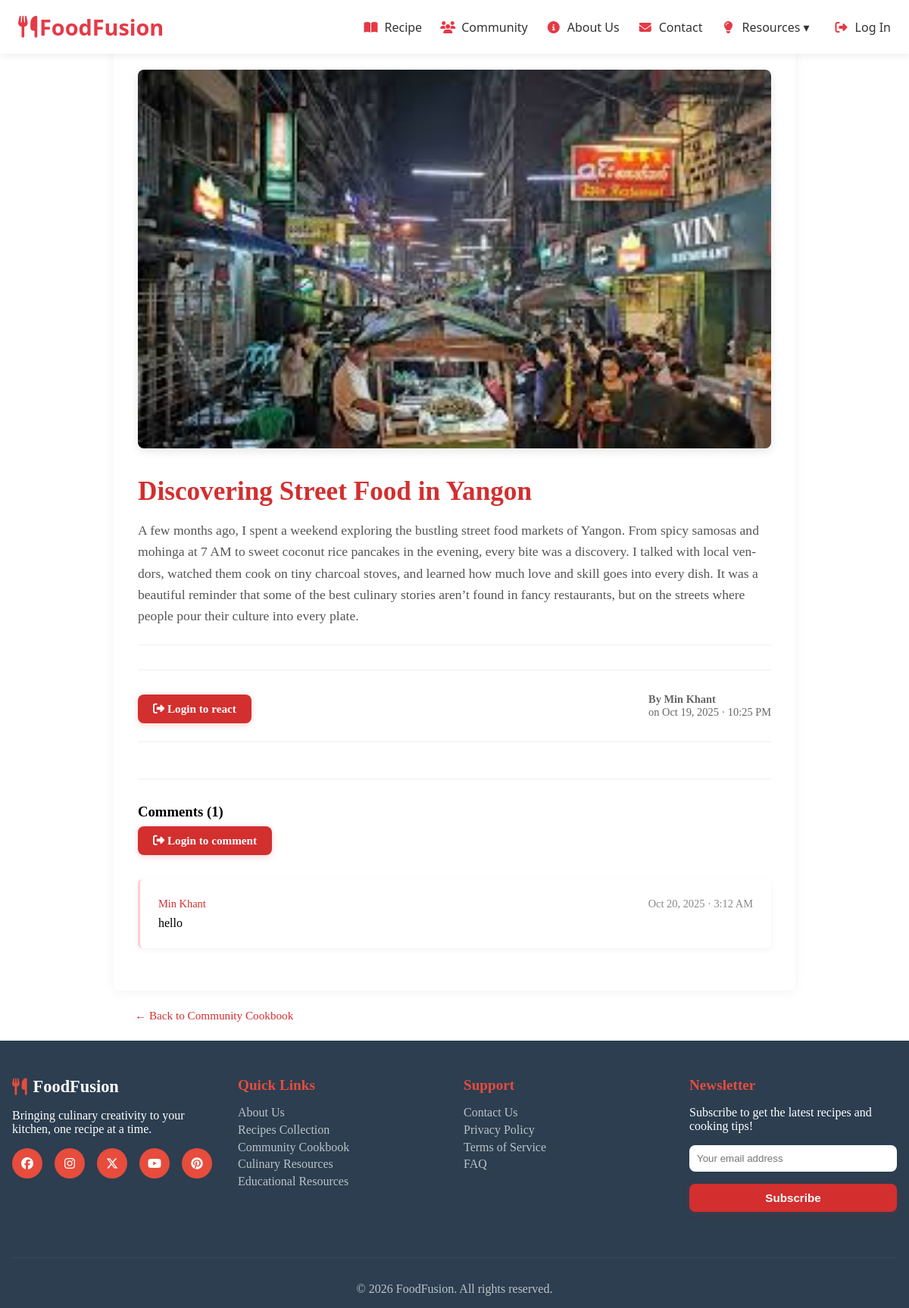
The app's page /each_post.php?post_id=8 with its own data.
### tables this page shows
CREATE TABLE `community_posts` (
  `id` int(11) NOT NULL,
  `user_id` int(11) NOT NULL,
  `title` varchar(150) NOT NULL,
  `description` text NOT NULL,
  `image_url` varchar(255) DEFAULT NULL,
  `created_at` timestamp NOT NULL DEFAULT current_timestamp()
);

CREATE TABLE `users` (
  `user_id` int(11) NOT NULL,
  `first_name` varchar(50) NOT NULL,
  `last_name` varchar(50) NOT NULL,
  `email` varchar(100) NOT NULL,
  `password` varchar(255) NOT NULL,
  `created_at` timestamp NOT NULL DEFAULT current_timestamp() ON UPDATE current_timestamp()
);

CREATE TABLE `comments` (
  `id` int(11) NOT NULL,
  `post_id` int(11) NOT NULL,
  `user_id` int(11) NOT NULL,
  `comment` text NOT NULL,
  `created_at` timestamp NOT NULL DEFAULT current_timestamp()
);

### each_post.php (the view, shortened to what this page needs)
<?php
include "./include/db_config.php";
$post_id = $_GET['post_id'] ?? 0;
try {
    $stmt = $conn->prepare("
        SELECT r.*,
               u.first_name,
               u.last_name,
               (SELECT COUNT(*) FROM likes WHERE post_id = r.id) AS like_count
        FROM community_posts r
        JOIN users u ON r.user_id = u.user_id
        WHERE r.id = ?
    ");
    $stmt->execute([$post_id]);
    $post = $stmt->fetch(PDO::FETCH_ASSOC);
    $is_liked = false;
    $comments = $conn->prepare("
        SELECT c.*, u.first_name, u.last_name, c.created_at
        FROM comments c
        JOIN users u ON c.user_id = u.user_id
        WHERE c.post_id = ?
        ORDER BY c.created_at DESC
    ");
    $comments->execute([$post_id]);
} catch (PDOException $e) {
    echo "Error loading post.";
    exit;
}
include './include/header.php';
?>
<section>
    <div class="post-details">
        <?php if ($post['image_url']): ?>
            <img src="<?= htmlspecialchars($post['image_url']) ?>" alt="Post Image" class="post-full-image">
        <?php endif; ?>
        <div class="post-full-content">
            <h1 class="post-full-title"><?= htmlspecialchars($post['title']) ?></h1>
            <p class="post-full-description"><?= htmlspecialchars($post['description']) ?></p>
            <div class="post-meta">
                <?php if ($user_id): ?>
                    <div class="post-actions">
                        <span>Show some love with a heart</span>
                        <button class="action-btn like-btn <?= $is_liked ? 'liked' : '' ?>" onclick="likePost(<?= $post_id ?>, this)">
                        <span class="icon">❤️</span> <span class="count"><?= $post['like_count'] ?></span>
                        </button>
                    </div>
                <?php else: ?>
                    <a href="login.php" class="btn btn-primary">
                        <i class="fas fa-sign-out-alt"></i> Login to react
                    </a>
                <?php endif; ?>
                <div>
                    <span class="post-author">By <?= htmlspecialchars($post['first_name'] . ' ' . $post['last_name']) ?></span>
                    <span> on <?= date("M j, Y · g:i A", strtotime($post['created_at'])) ?></span>
                </div>
            </div>
        </div>
        <div id="comments" class="comments-section">
            <h3>Comments (<?= $comments->rowCount() ?>)</h3>
            <?php if ($user_id): ?>
                <form class="comment-form" method="POST">
                    <label for="comment">Add a comment</label>
                    <textarea name="comment" id="comment" rows="3" required></textarea>
                    <button type="submit" class="btn btn-primary">Post Comment</button>
                </form>
            <?php else: ?>
                <a href="login.php" class="btn btn-primary">
                    <i class="fas fa-sign-out-alt"></i> Login to comment
                </a>
            <?php endif; ?>
            <div class="comment-list">
                <?php while ($comment = $comments->fetch(PDO::FETCH_ASSOC)): ?>
                    <div class="comment">
                        <div class="comment-header">
                            <span class="comment-author"><?= htmlspecialchars($comment['first_name'] . ' ' . $comment['last_name']) ?></span>
                            <span class="comment-date">
                                <?= date("M j, Y · g:i A", strtotime($comment['created_at'])) ?>
                            </span>
                        </div>
                        <p><?= htmlspecialchars($comment['comment']) ?></p>
                    </div>
                <?php endwhile; ?>
            </div>
        </div>
    </div>
    <div class="back-link-wrapper">
      <a href="community_cookbook.php" class="back-link">← Back to Community Cookbook</a>
    </div>
</section>
<?php include './include/footer.php'; ?>

### css/style.css (style rules this page uses)
* { margin: 0; padding: 0; box-sizing: border-box; }
body { padding-top: 60px; }
html { scroll-behavior: smooth; }
.btn { display: inline-block; padding: 0.75rem 1.5rem; font-size: 1rem; font-weight: 600; text-align: center; text-decoration: none; border-radius: 4px; cursor: pointer; transition: all 0.3s; border: none; }
.btn-primary { background-color: #d32f2f; color: white; }
.btn { display: inline-block; padding: 0.75rem 1.5rem; font-size: 1rem; font-weight: 600; text-align: center; text-decoration: none; border-radius: 4px; cursor: pointer; transition: all 0.3s; border: none; margin-top: 0.5rem; }
.btn { display: inline-block; padding: 0.8rem 1.8rem; border-radius: 6px; text-decoration: none; font-weight: 600; transition: all 0.3s ease; cursor: pointer; border: none; font-size: 1rem; }
.btn-primary { background-color: #d32f2f; color: white; box-shadow: 0 2px 8px rgba(211, 47, 47, 0.2); }
.post-details { max-width: 900px; margin: 0 auto; padding: 2rem; background: white; border-radius: 8px; box-shadow: 0 2px 15px rgba(0, 0, 0, 0.05); }
.post-full-image { width: 100%; max-height: 500px; object-fit: cover; border-radius: 8px; margin-bottom: 2rem; box-shadow: 0 4px 12px rgba(0, 0, 0, 0.1); }
.post-full-content { max-width: 100%; overflow-wrap: break-word; word-wrap: break-word; hyphens: auto; }
.post-full-title { font-size: 2.2rem; color: #d32f2f; margin-bottom: 1rem; line-height: 1.2; }
.post-full-description { font-size: 1.1rem; line-height: 1.6; color: #555; margin-bottom: 2rem; padding-bottom: 1.5rem; border-bottom: 1px solid #f0f0f0; white-space: pre-line; word-wrap: break-word; overflow-wrap: break-word; hyphens: auto; }
.post-meta { display: flex; justify-content: space-between; align-items: center; padding: 1.5rem 0; margin: 2rem 0; border-top: 1px solid #eee; border-bottom: 1px solid #eee; }
.post-meta span { display: flex; align-items: center; font-size: 0.9rem; color: #666; }
.post-author { color: #d32f2f; font-weight: bold; }
.comments-section { margin-top: 3rem; padding-top: 2rem; border-top: 1px solid #eee; }
.comment-list { margin-top: 2rem; }
.comment { padding: 1.5rem; margin-bottom: 1.5rem; background: white; border-radius: 6px; box-shadow: 0 2px 8px rgba(0, 0, 0, 0.05); border-left: 3px solid #ffcdd2; }
.comment-header { display: flex; justify-content: space-between; margin-bottom: 0.5rem; font-size: 0.9rem; }
.comment-author { font-weight: 500; color: #d32f2f; }
.comment-date { color: #888; }
.back-link-wrapper { max-width: 900px; margin: 0 auto; padding-left: 1rem; }
.back-link { display: inline-flex; align-items: center; gap: 0.4rem; margin: 1rem 0; padding: 0.5rem 0.75rem; font-weight: 500; font-size: 0.95rem; color: rgba(211, 47, 47, 1); text-decoration: none; border-radius: 4px; transition: background 0.3s ease, color 0.3s ease; }
.btn { text-decoration: none; padding: 10px 20px; border-radius: 8px; font-weight: bold; font-size: 0.95rem; transition: all 0.25s ease; }

### records on screen
community_posts: image_url (picture), title "Discovering Street Food in Yangon", description "A few months ago, I spent a weekend exploring the bustling street food markets of Yangon. From spicy samosas and mohinga at 7 AM to sweet coconut rice pancakes in the evening, every bite was a discovery. I talked with local vendors, watched them cook on tiny charcoal stoves, and learned how much love and skill goes into every dish. It was a beautiful reminder that some of the best culinary stories aren’t found in fancy restaurants, but on the streets where people pour their culture into every plate.", user.last_name "Min Khant", created_at "Oct 19, 2025 · 10:25 PM"
comments: user.last_name "Min Khant", created_at "Oct 20, 2025 · 3:12 AM", comment "hello"

### other values on screen
$comments->rowCount() "1"
